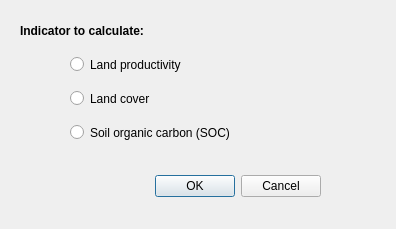
<?xml version="1.0" encoding="UTF-8"?>
<ui version="4.0">
 <class>Dialog</class>
 <widget class="QDialog" name="Dialog">
  <property name="geometry">
   <rect>
    <x>0</x>
    <y>0</y>
    <width>396</width>
    <height>229</height>
   </rect>
  </property>
  <property name="windowTitle">
   <string>Dialog</string>
  </property>
  <widget class="QDialogButtonBox" name="buttonBox">
   <property name="geometry">
    <rect>
     <x>-20</x>
     <y>170</y>
     <width>341</width>
     <height>32</height>
    </rect>
   </property>
   <property name="orientation">
    <enum>Qt::Horizontal</enum>
   </property>
   <property name="standardButtons">
    <set>QDialogButtonBox::Cancel|QDialogButtonBox::Ok</set>
   </property>
  </widget>
  <widget class="QRadioButton" name="radioButton_3">
   <property name="geometry">
    <rect>
     <x>70</x>
     <y>120</y>
     <width>223</width>
     <height>25</height>
    </rect>
   </property>
   <property name="text">
    <string>Soil organic carbon (SOC)</string>
   </property>
  </widget>
  <widget class="QRadioButton" name="radioButton_2">
   <property name="geometry">
    <rect>
     <x>70</x>
     <y>86</y>
     <width>113</width>
     <height>25</height>
    </rect>
   </property>
   <property name="text">
    <string>Land cover</string>
   </property>
  </widget>
  <widget class="QRadioButton" name="radioButton">
   <property name="geometry">
    <rect>
     <x>70</x>
     <y>52</y>
     <width>159</width>
     <height>25</height>
    </rect>
   </property>
   <property name="text">
    <string>Land productivity</string>
   </property>
  </widget>
  <widget class="QLabel" name="label">
   <property name="geometry">
    <rect>
     <x>20</x>
     <y>20</y>
     <width>311</width>
     <height>21</height>
    </rect>
   </property>
   <property name="font">
    <font>
     <weight>75</weight>
     <bold>true</bold>
    </font>
   </property>
   <property name="text">
    <string>Indicator to calculate:</string>
   </property>
  </widget>
 </widget>
 <resources/>
 <connections>
  <connection>
   <sender>buttonBox</sender>
   <signal>accepted()</signal>
   <receiver>Dialog</receiver>
   <slot>accept()</slot>
   <hints>
    <hint type="sourcelabel">
     <x>248</x>
     <y>254</y>
    </hint>
    <hint type="destinationlabel">
     <x>157</x>
     <y>274</y>
    </hint>
   </hints>
  </connection>
  <connection>
   <sender>buttonBox</sender>
   <signal>rejected()</signal>
   <receiver>Dialog</receiver>
   <slot>reject()</slot>
   <hints>
    <hint type="sourcelabel">
     <x>316</x>
     <y>260</y>
    </hint>
    <hint type="destinationlabel">
     <x>286</x>
     <y>274</y>
    </hint>
   </hints>
  </connection>
 </connections>
</ui>
